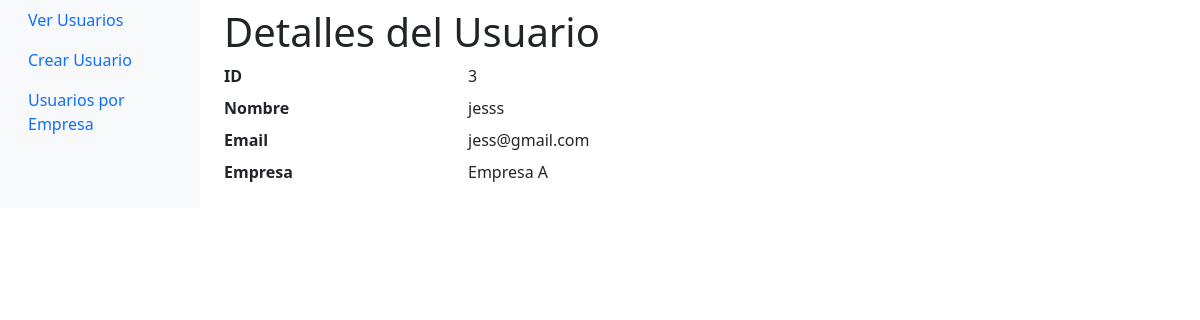
The page /usuarios/3/ver on the database as committed earlier.
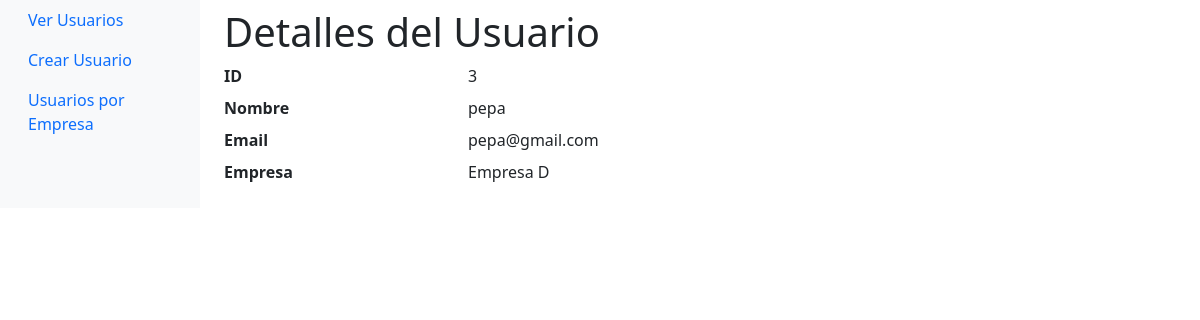
The same page on the database as committed later.
### api/models.py (models this page shows)
class Usuario(Base):
    __tablename__ = "usuarios"
    id = Column(Integer, primary_key=True, index=True)
    id_fk_empresa = Column(Integer, ForeignKey("empresas.id"))
    nombre = Column(String)
    email = Column(String)
    empresa = relationship("Empresa", back_populates="usuarios")

class Empresa(Base):
    __tablename__ = "empresas"
    id = Column(Integer, primary_key=True, index=True)
    nombre = Column(String)
    usuarios = relationship("Usuario", back_populates="empresa", cascade="all, delete-orphan", single_parent=True)

### api/main.py (the view)
@app.get("/usuarios/{usuario_id}/ver", response_class=HTMLResponse)
def ver_usuario(request: Request, usuario_id: int, db: Session = Depends(database.get_db)):
    usuario_con_empresa = crud.obtener_usuario_con_empresa(db, usuario_id)
    if usuario_con_empresa is None:
        raise HTTPException(status_code=404, detail="Usuario no encontrado")
    usuario, empresa = usuario_con_empresa
    return templates.TemplateResponse("details.html", {"request": request, "usuario": usuario, "empresa": empresa})

### api/templates/details.html (shortened to what this page needs)
<!DOCTYPE html>
<html lang="en">
<head>
    <link href="https://cdn.jsdelivr.net/npm/bootstrap@5.3.2/dist/css/bootstrap.min.css" rel="stylesheet">
</head>
<body>
    <div class="container-fluid">
        <div class="row">
            <nav id="sidebar" class="col-md-3 col-lg-2 d-md-block bg-light sidebar">
                <div class="position-sticky">
                    <div class="position-sticky">
                        <ul class="nav flex-column">
                            <li class="nav-item">
                                <a class="nav-link active" href="/">Ver Usuarios</a>
                            </li>
                            <li class="nav-item">
                                <a class="nav-link" href="/usuarios/create">Crear Usuario</a>
                            </li>
                            <li class="nav-item">
                                <a class="nav-link" href="/empresas/usuarios">Usuarios por Empresa</a>
                            </li>
                        </ul>
                    </div>
                </div>
            </nav>
            <main class="col-md-9 ms-sm-auto col-lg-10 px-md-4">
                <h1 class="mt-2">Detalles del Usuario</h1>
                <dl class="row">
                    <dt class="col-sm-3">ID</dt>
                    <dd class="col-sm-9">{{ usuario.id }}</dd>
                    <dt class="col-sm-3">Nombre</dt>
                    <dd class="col-sm-9">{{ usuario.nombre }}</dd>
                    <dt class="col-sm-3">Email</dt>
                    <dd class="col-sm-9">{{ usuario.email }}</dd>
                    <dt class="col-sm-3">Empresa</dt>
                    <dd class="col-sm-9">{{ empresa.nombre }}</dd>
                </dl>
            </main>
        </div>
    </div>
</body>
</html>

Rows that differ between the two databases and show on the page:
no longer on this page (row unchanged): Empresa: nombre "Empresa A"
changed Usuario id 3: nombre "jesss" → "pepa"; email "jess@gmail.com" → "pepa@gmail.com"
now on this page (row edited): Empresa: nombre "Empresa D"
